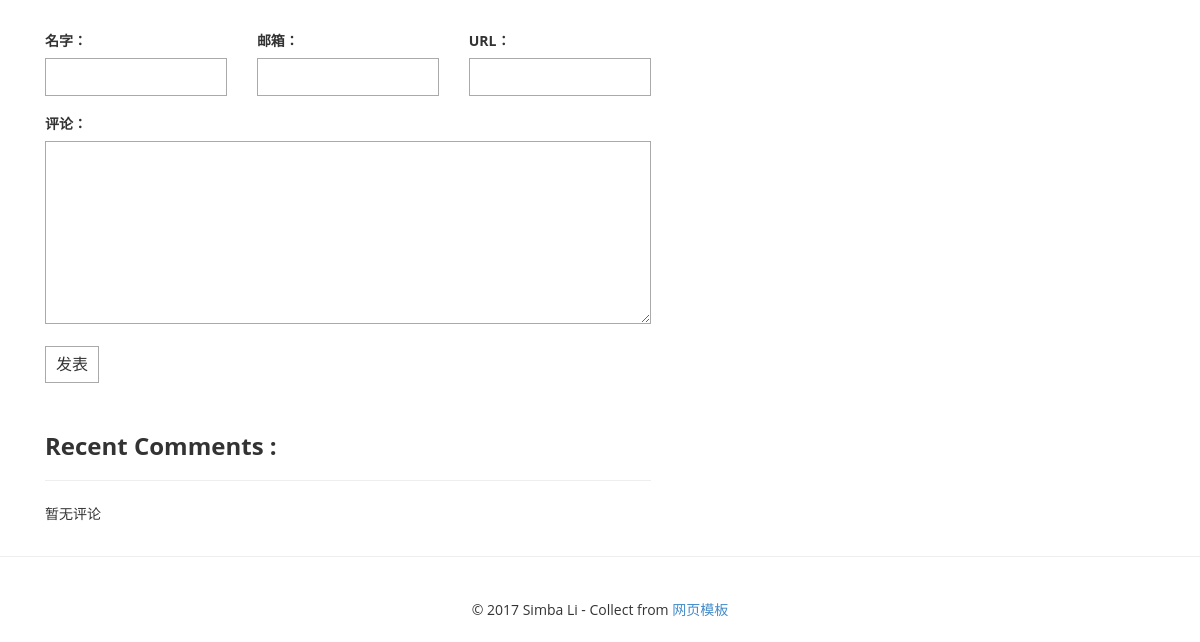
Before: /post/2/ (lower part) with the older database file.
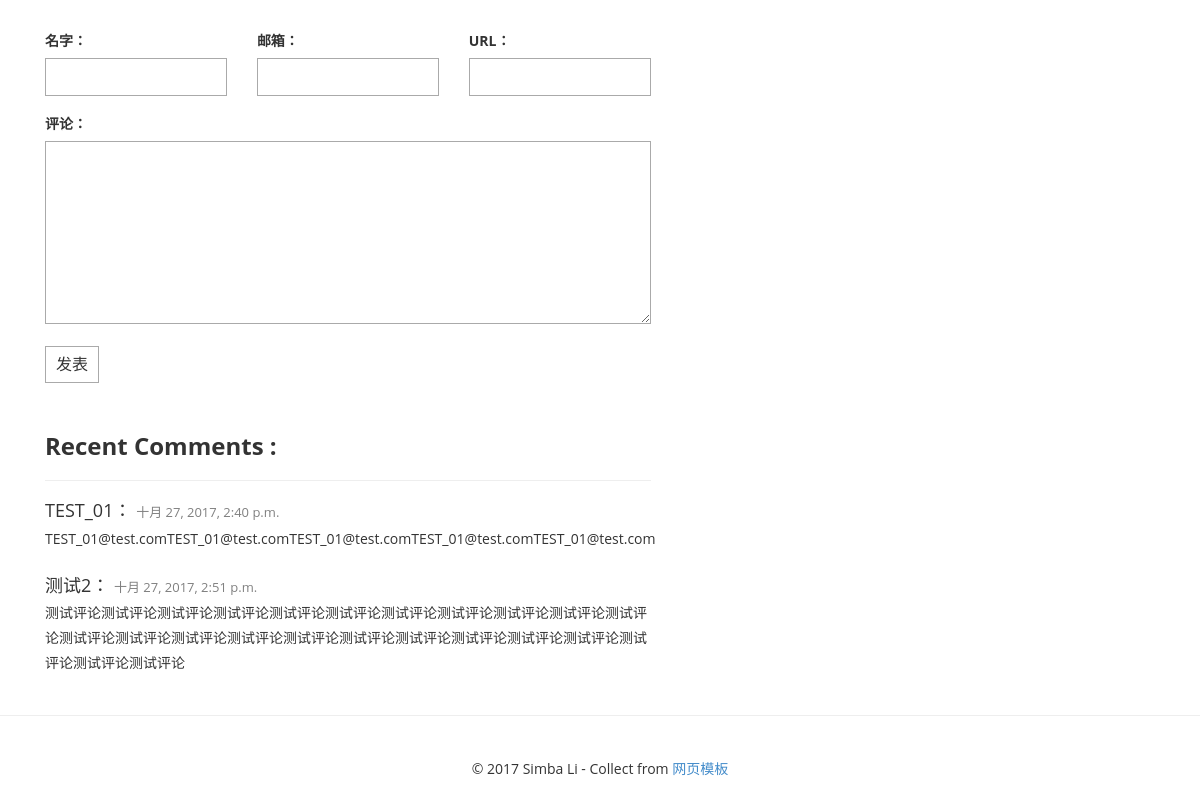
After: the same page with the newer database file.
### comments/models.py (models this page shows, shortened)
class Comments(models.Model):
    name = models.CharField(max_length=100)
    email = models.EmailField(max_length=255)
    url = models.URLField(blank=True)
    text = models.TextField()
    create_time = models.DateTimeField(auto_now_add=True)
    post = models.ForeignKey('blog.Post')

### blog/views.py (the view)
# urls.py: url(r'^post/(?P<pk>[0-9]+)/$', views.detail, name='detail'),
def detail(request, pk):
    post = get_object_or_404(Post, pk=pk)
    post.body = markdown.markdown(post.body,
                                  extensions=[
                                      'markdown.extensions.extra',
                                      'markdown.extensions.codehilite',
                                      'markdown.extensions.toc', ])
    form = CommentForm()
    comments = post.comments_set.all()
    context = {'post': post,
               'form':form,
               'comments':comments}
    return render(request, 'blog/detail.html', context=context)

### comments/forms.py
class CommentForm(forms.ModelForm):
    class Meta:
        model = Comments
        fields = ['name', 'email', 'url', 'text']

### blog/templatetags/blog_tags.py (called while the page is built)
@register.simple_tag()
def archives():
    return Post.objects.dates('create_time', 'month', order='DESC')

@register.simple_tag()
def get_categories():
    return Category.objects.all()

### templates/blog/detail.html (shortened to what this page needs)
{% extends 'layout.html' %}
{% block main %}
<div class="col-md-9">
    <div>
        <form action="{% url 'comment:post_comment' post.pk %}" method="post" class="comment-form">
            <div class="row">
                <div class="col-md-4">
                    <label for="{{ form.name.id_for_label }}">名字：</label>
                    {{ form.name }}
                </div>
                <div class="col-md-4">
                    <label for="{{ form.email.id_for_label }}">邮箱：</label>
                    {{ form.email }}
                </div>
                <div class="col-md-4">
                    <label for="{{ form.url.id_for_label }}">URL：</label>
                    {{ form.url }}
                </div>
                <div class="col-md-12">
                    <label for="{{ form.text.id_for_label }}">评论：</label>
                    {{ form.text }}
                    <button type="submit" class="comment-btn">发表</button>
                </div>
            </div>
        </form>
    </div>
    <h3 style="margin-top: 50px"><strong>Recent Comments :</strong></h3>
    <hr/>
    <ul class="media-list">
        {% for comment in comments %}
            <li class="media">
                <div class="media-body">
                    <h4 class="media-heading">
                        {{ comment.name }}：
                        <time style="font-size: small; color: grey">{{ comment.create_time }}</time>
                    </h4>
                    <p>
                        {{ comment.text }}
                    </p>
                </div>
            </li>
        {% empty %}
            暂无评论
        {% endfor %}
    </ul>
</div>
{% endblock main %}

Changed rows visible on the page:
added Comments: name "TEST_01", create_time "十月 27, 2017, 2:40 p.m.", text "TEST_01@test.comTEST_01@test.comTEST_01@test.comTEST_01@test.comTEST_01@test.com"
added Comments: name "测试2", create_time "十月 27, 2017, 2:51 p.m.", text "测试评论测试评论测试评论测试评论测试评论测试评论测试评论测试评论测试评论测试评论测试评论测试评论测试评论测试评论测试评论测试评论测试评论测试评论测试评论测试评论测试评论测试评论测试评论测试评论"
Other visible differences:
text no longer shown: "暂无评论"
